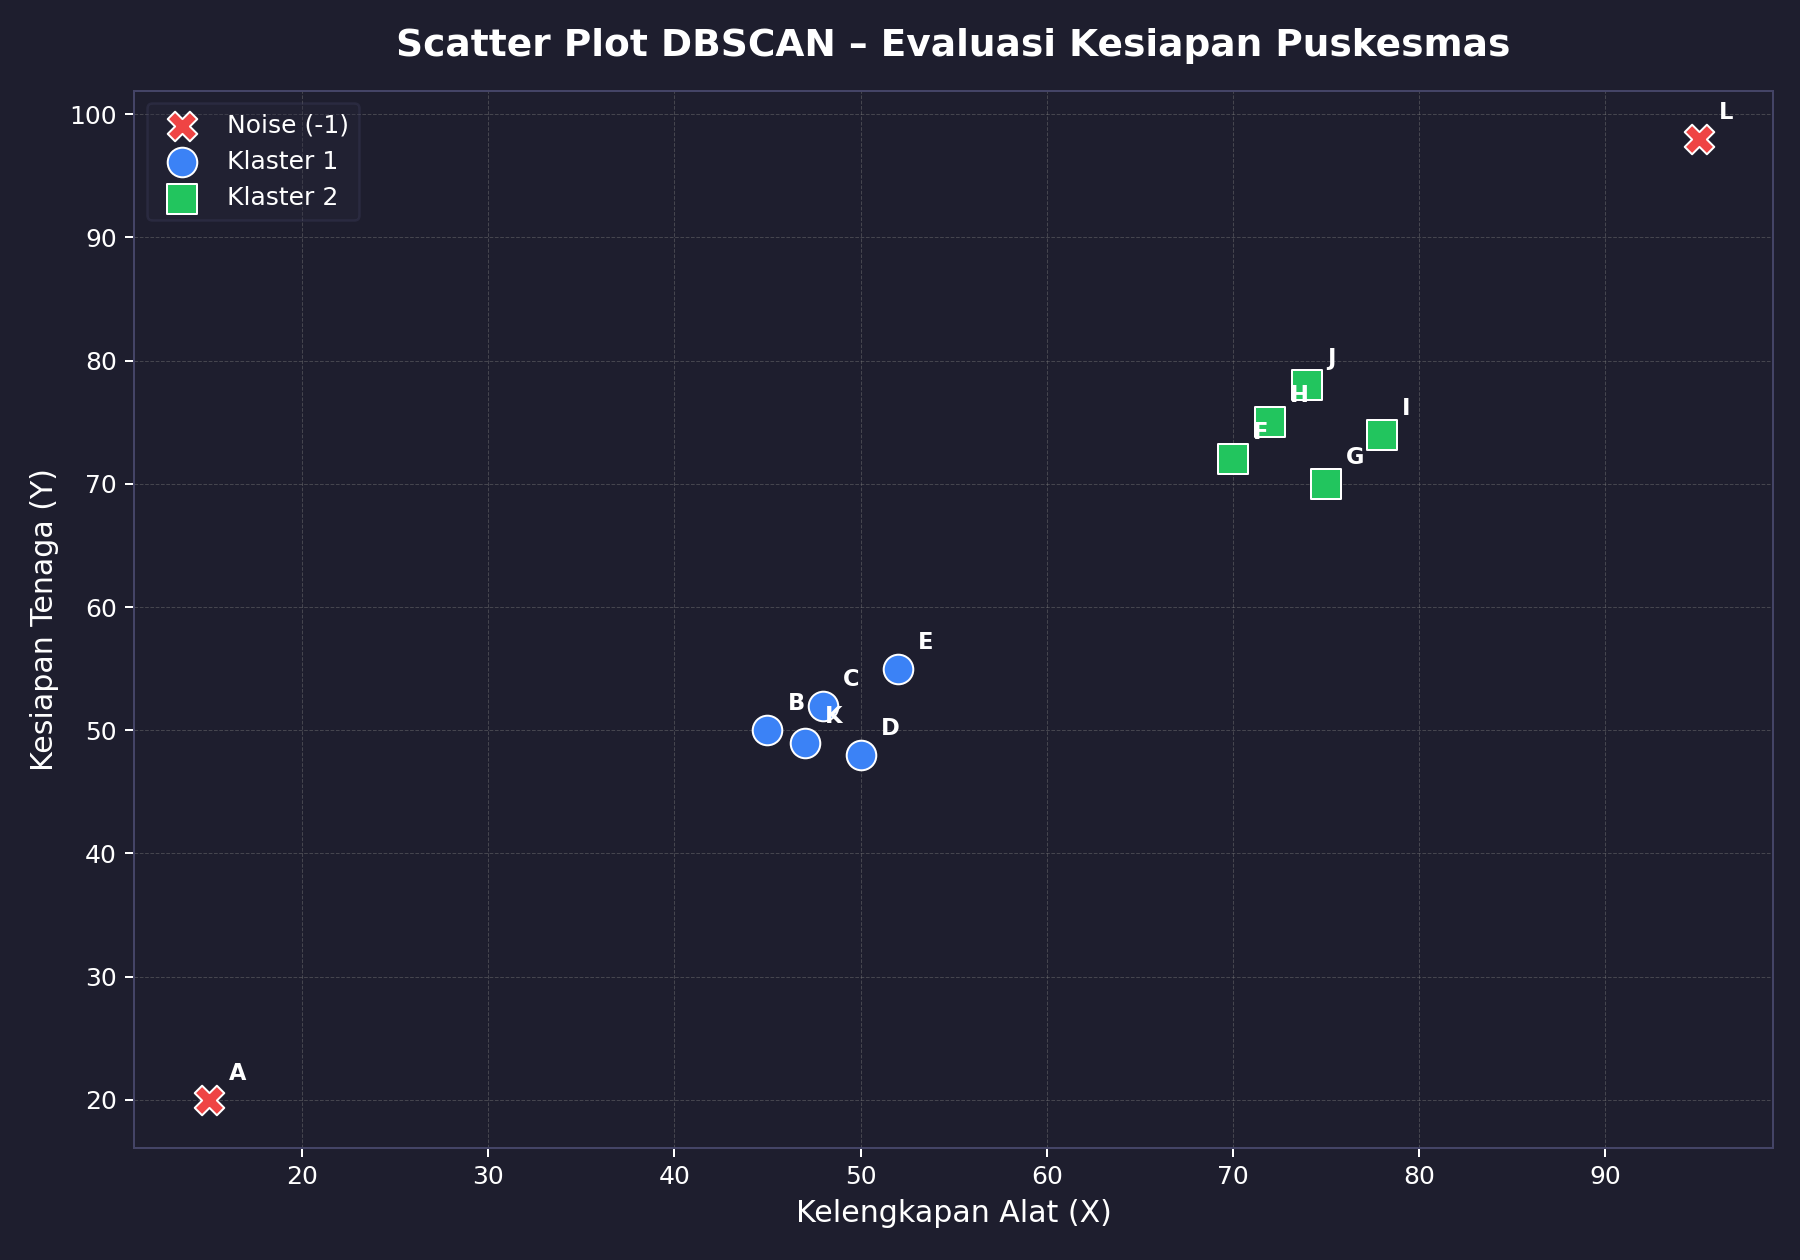

Here is the Python script that generated this plot:
import matplotlib.pyplot as plt
import numpy as np

# Data
names = [
    "Puskesmas A", "Puskesmas B", "Puskesmas C", "Puskesmas D",
    "Puskesmas E", "Puskesmas F", "Puskesmas G", "Puskesmas H",
    "Puskesmas I", "Puskesmas J", "Puskesmas K", "Puskesmas L",
]
X = np.array([15, 45, 48, 50, 52, 70, 75, 72, 78, 74, 47, 95])   # Kelengkapan Alat
Y = np.array([20, 50, 52, 48, 55, 72, 70, 75, 74, 78, 49, 98])   # Kesiapan Tenaga
labels = np.array([-1, 1, 1, 1, 1, 2, 2, 2, 2, 2, 1, -1])        # Hasil DBSCAN

#  Colour / marker mapping
colour_map = {
    1:  "#3b82f6",   # Klaster 1  – blue
    2:  "#22c55e",   # Klaster 2  – green
    -1: "#ef4444",   # Noise      – red
}
label_text = {1: "Klaster 1", 2: "Klaster 2", -1: "Noise (-1)"}
marker_map = {1: "o", 2: "s", -1: "X"}

# Figure
fig, ax = plt.subplots(figsize=(10, 7))
fig.patch.set_facecolor("#1e1e2e")
ax.set_facecolor("#1e1e2e")

# Plot each group
for lbl in sorted(colour_map.keys()):
    mask = labels == lbl
    ax.scatter(
        X[mask], Y[mask],
        c=colour_map[lbl],
        marker=marker_map[lbl],
        s=140,
        edgecolors="white",
        linewidths=0.8,
        label=label_text[lbl],
        zorder=3,
    )

# Annotate every point
for i, name in enumerate(names):
    short = name.replace("Puskesmas ", "")        # just the letter
    ax.annotate(
        short,
        (X[i], Y[i]),
        textcoords="offset points",
        xytext=(8, 8),
        fontsize=9,
        fontweight="bold",
        color="white",
    )

# Cosmetics
ax.set_title(
    "Scatter Plot DBSCAN – Evaluasi Kesiapan Puskesmas",
    fontsize=15, fontweight="bold", color="white", pad=14,
)
ax.set_xlabel("Kelengkapan Alat (X)", fontsize=12, color="white")
ax.set_ylabel("Kesiapan Tenaga (Y)", fontsize=12, color="white")

ax.tick_params(colors="white", labelsize=10)
for spine in ax.spines.values():
    spine.set_color("#444466")

ax.legend(
    loc="upper left",
    fontsize=10,
    framealpha=0.3,
    labelcolor="white",
    facecolor="#2a2a3e",
    edgecolor="#444466",
)
ax.grid(True, linestyle="--", linewidth=0.4, alpha=0.4, color="gray")

plt.tight_layout()
plt.savefig(
    r"d:\Kuliah\Kuliah Semester 4\Pembelajaran Mesin\Week 11\Code\scatter_dbscan.png",
    dpi=180,
    facecolor=fig.get_facecolor(),
)
plt.show()
